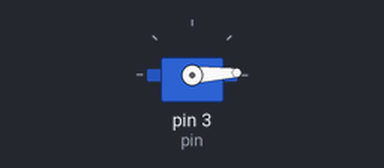
Bench run of a sketch on a simulated Arduino Uno, built with avr-gcc and run on an emulated ATmega328P. Shown: servo.

Above: at 0.05 s.
At 1.85 s:
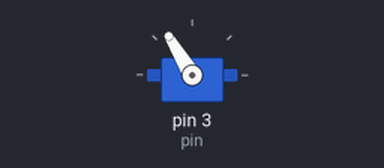
At 3.7 s:
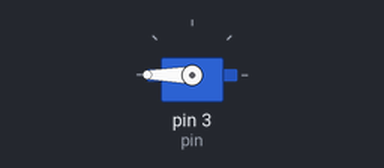
At 7.4 s:
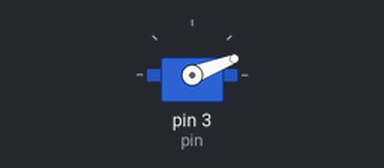
Timing chart, 0 to 10.0 s (numbered marks = the images above):
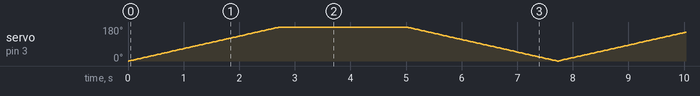

The sketch:

Arduino_ServoMotor.ino
```cpp
/*
  Author: Michael Gates
  Date: 7 November 2016
  Description: Causes a servo motor to spin infinitely
*/

#include<Servo.h>

Servo myServo;

int pin = 3;

void setup()
{
  myServo.attach(pin);
}

void loop()
{
  for(int i=0; i<=255; i++)
  {
    myServo.write(i);
    delay(15);
  }
  for(int i=255; i>=0; i--)
  {
    myServo.write(i);
    delay(15);
  }
}
```
